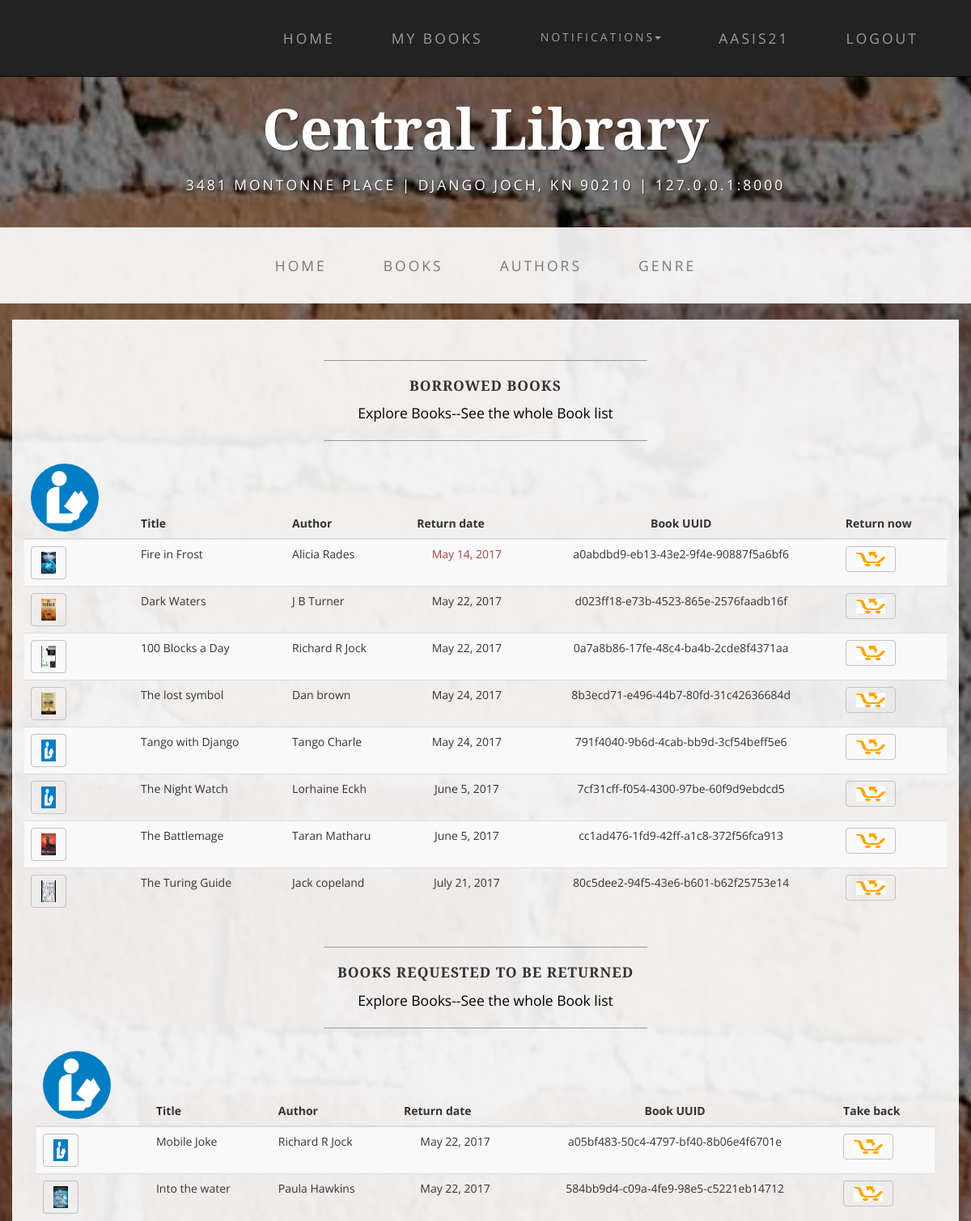
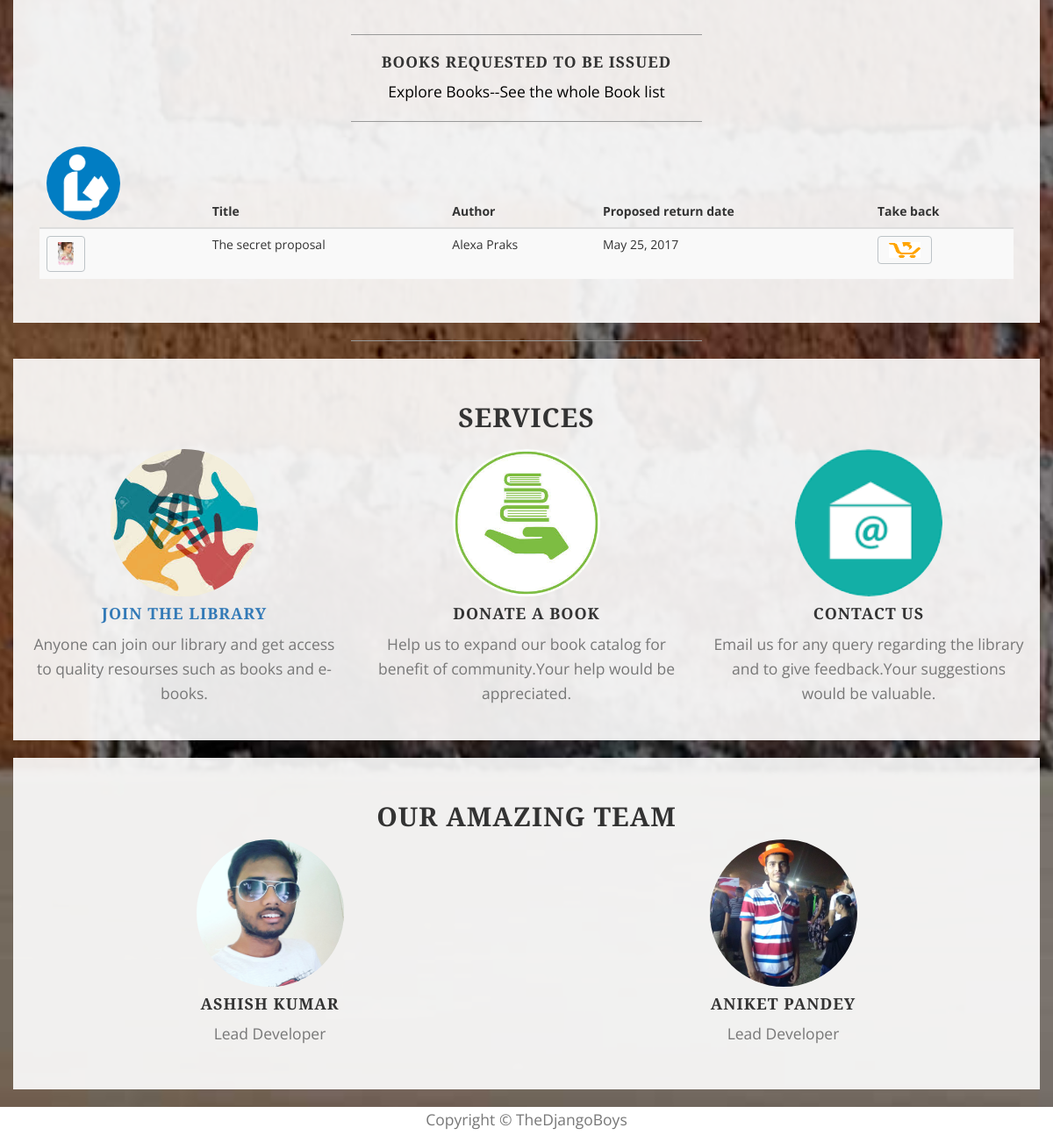
/lib/mybooks/ (signed in), run on the app's committed database (2 pictures, top to bottom).
### mylib/models.py (models this page shows, shortened)
class BookInstance(models.Model):
    id=models.UUIDField(primary_key=True,default=uuid.uuid4)
    book=models.ForeignKey('Book',on_delete=models.SET_NULL,null=True)
    imprint=models.CharField(max_length=200,blank=True)
    due_back=models.DateField(null=True,blank=True)
    borrower=models.ForeignKey(User,on_delete=models.SET_NULL,null=True,blank=True)
    RETURN_STATUS = (
        ('r', 'Return'),
        ('c', 'Confirm'),
        ('f','Fake request'),
    )
    LOAN_STATUS=(
        ('m','Maintainance'),
        ('o','On_loan'),
        ('a','Available'),
        ('r','Reserved'),
    )
    status=models.CharField(max_length=1,choices=LOAN_STATUS,default='a')
    rtn_status = models.CharField(max_length=1, choices=RETURN_STATUS, null=True, blank=True)
    @property
    def is_overdue(self):
       if date.today()>self.due_back:
            return  True
       return False
    class Meta:
        ordering=["due_back"]
        permissions=(("lib_perms","librarian permissions"),("manage_books","book management"))

class Book(models.Model):
    title=models.CharField(max_length=200)
    author=models.ForeignKey(Author,on_delete=models.SET_NULL,null=True)
    description=models.TextField(max_length=1000,null=True,blank=True)
    genre=models.ManyToManyField(Genre)
    cover = models.ImageField(upload_to=user_directory_path,null=True,blank=True)
    no_instance=models.IntegerField(null=True,blank=True,default=0)
    def image_url(self):
        if self.cover and hasattr(self.cover,'url'):
            return self.cover.url
        else:
            return '/static/1.jpg'

class Author(models.Model):
    name=models.CharField(max_length=200)
    def __str__(self):
        return self.name

class IssueRequest(models.Model):
    user=models.ForeignKey(User,on_delete=models.SET_NULL,null=True,blank=True)
    book=models.ForeignKey(Book,on_delete=models.SET_NULL,null=True,blank=True)
    return_date=models.DateField(null=True, blank=True)
    ISSUE_STATUS = (
        ('r', 'Rejected'),
        ('a', 'Accepted'),
        ('n', 'None'),
    )
    status = models.CharField(max_length=1, choices=ISSUE_STATUS,default='n',null=True,blank=True)

### mylib/views.py (the view)
@login_required
def loaned_book_by_user(request):
    all_loaned=BookInstance.objects.filter(borrower=request.user).filter(status__exact='o').exclude(rtn_status__exact='r').order_by('due_back')
    issue=IssueRequest.objects.filter(user=request.user).filter(status__exact='n')
    rtn=BookInstance.objects.filter(borrower=request.user).filter(status__exact='o').filter(rtn_status__exact='r').order_by('due_back')
    return  render(request,'my_books.html',context={'borrowed':all_loaned,'rtn':rtn,'issue':issue})

### mylib/global_context.py (called while the page is built)
def notice_context(request):
    if request.user.is_authenticated:
        que= Notification.objects.filter(user=request.user)
        re_note = que.values_list('notice', flat=True)
        note=re_note[::-1]
        if note:
            if len(note)>5:
                notice=note[:5]
            else:
                notice=note
        else:
            notice=['Request Book issue for notifications',]
    else:
        notice = ['Request Book issue for notifications',]
        note=['please login']
    return {'notice':notice,'note':note}

### mylib/templates/my_books.html (shortened to what this page needs)
{% extends "index.html" %}
{% load staticfiles %}
{% block content %}
<div class="container box ">
    <div class="row">
        <div class="col-lg-12">
            <hr>
            <h2 class="intro-text text-center">
                <strong>Borrowed books</strong>
            </h2 >
            <a href="{% url 'books' %}"><p class="text-center"> Explore Books--See the whole Book list</p></a>
            <hr>
              {% if borrowed %}
            <table class="table table-striped">
                <thead class="thead-inverse">
                <tr>
                    <th><img src="{% static 'mylib/img/team/lib.jpg' %}" class="img-responsive img-circle center-block" alt="" align="middle" style="width:6em;height:6em;float:left"></th>
                    <th>Title</th>
                    <th>Author</th>
                    <th>Return date</th>
                    <th class="text-center">Book UUID</th>
                    <th>Return now</th>
                </tr>
                </thead>
                <tbody>
                {% for book in borrowed %}
                <tr>
                    <th scope="row"><a class="btn btn-custom"><img src="{{ book.book.image_url }}"  class="img-responsive" alt="" style="width:1em;height:1.5em;float:left"></a></th>
                    <td>{{book.book.title}}</td>
                    <td>{{book.book.author}}</td>
                    {% if book.is_overdue %}
                    <td class="text-danger text-center">{{book.due_back}}</td>
                    {% else %}
                    <td class="text-center">{{book.due_back}}</td>
                    {% endif %}
                    <td class="text-center">{{book.id}}</td>
                    <td><a  href="{% url 'return_book' book.pk %}" class="btn btn-custom"><img src="{% static 'mylib/img/return.png' %}"  class="img-responsive" alt="" style="width:2em;height:1em;"></a></td>
                </tr>
                {% endfor %}
                </tbody>
            </table>
            {% else  %}
            <p class="text-center">There is no book borrowed.Explore Books and make issue request</p>
            {% endif %}
        </div>
         {% if rtn %}
        </div>
        <div class="col-lg-12">
            <hr>
            <h2 class="intro-text text-center">
                <strong>Books Requested to be returned</strong>
            </h2 >
            <a href="{% url 'books' %}"><p class="text-center"> Explore Books--See the whole Book list</p></a>
            <hr>
            <table class="table table-striped">
                <thead class="thead-inverse">
                <tr>
                    <th><img src="{% static 'mylib/img/team/lib.jpg' %}" class="img-responsive img-circle center-block" alt="" align="middle" style="width:6em;height:6em;float:left"></th>
                    <th>Title</th>
                    <th>Author</th>
                    <th>Return date</th>
                    <th class="text-center">Book UUID</th>
                    <th>Take back</th>
                </tr>
                </thead>
                <tbody>
                {% for book in rtn %}
                <tr>
                    <th scope="row"><a class="btn btn-custom"><img src="{{ book.book.image_url }}"  class="img-responsive" alt="" style="width:1em;height:1.5em;float:left"></a></th>
                    <td>{{book.book.title}}</td>
                    <td>{{book.book.author}}</td>
                    {% if book.is_overdue %}
                    <td class="text-danger text-center">{{book.due_back}}</td>
                    {% else %}
                    <td class="text-center">{{book.due_back}}</td>
                    {% endif %}
                    <td class="text-center">{{book.id}}</td>
                    <td><a  href="{% url 'return_book' book.pk %}" class="btn btn-custom"><img src="{% static 'mylib/img/return.png' %}"  class="img-responsive" alt="" style="width:2em;height:1em;"></a></td>
                </tr>
                {% endfor %}
                </tbody>
            </table>
        </div>
        {% endif %}
        {% if issue %}
         <div class="col-lg-12">
            <hr>
            <h2 class="intro-text text-center">
                <strong>Books Requested to be Issued</strong>
            </h2 >
            <a href="{% url 'books' %}"><p class="text-center"> Explore Books--See the whole Book list</p></a>
            <hr>
            <table class="table table-striped">
                <thead class="thead-inverse">
                <tr>
                    <th><img src="{% static 'mylib/img/team/lib.jpg' %}" class="img-responsive img-circle center-block" alt="" align="middle" style="width:6em;height:6em;float:left"></th>
                    <th>Title</th>
                    <th>Author</th>
                    <th>Proposed return date</th>
                    <th>Take back</th>
                </tr>
                </thead>
                <tbody>
                {% for book in issue %}
                <tr>
                    <th scope="row"><a class="btn btn-custom"><img src="{{ book.book.image_url }}"  class="img-responsive" alt="" style="width:1em;height:1.5em;float:left"></a></th>
                    <td>{{book.book.title}}</td>
                    <td>{{book.book.author}}</td>
                    <td>{{book.return_date}}</td>
                    <td><a class="btn btn-custom"><img src="{% static 'mylib/img/return.png' %}"  class="img-responsive" alt="" style="width:2em;height:1em;"></a></td>
                </tr>
                {% endfor %}
                </tbody>
            </table>
        </div>
        {% endif %}
    </div>
{% endblock content %}

### mylib/templates/index.html (shortened to what this page needs)
<!DOCTYPE html>
<html lang="en">
{% load staticfiles %}
<head>
    <link href="{% static 'mylib/css/bootstrap.min.css' %}" rel="stylesheet">
    <link href="{% static 'mylib/css/business-casual.css' %}" rel="stylesheet">
</head>
<body>
    <nav id="mainNav" class="navbar navbar-inverse navbar-custom navbar-fixed-top">
        <div class="container">
            <div class="collapse navbar-collapse" id="bs-example-navbar-collapse-1">
                 <ul class="nav navbar-nav navbar-right">
                    <li>
                        <a href="{% url 'index' %}">Home</a>
                    </li>
                    {% if user.is_authenticated %}
                    <li><a href="{% url 'my_books' %}">My Books</a></li>
                     <li class="dropdown">
                         <a class="btn btn-link dropdown-toggle" data-toggle="dropdown"type="button">Notifications<span class="caret"></span></a>
                     </li>
                    {% endif %}
                    {% if user.is_authenticated %}
                    <li><a href="#">{{user.get_username}}</a></li>
                    <li><a href="{% url 'logout' %}?next={{request.path}}">Logout</a></li>
                    {% else %}
                    <li><a href="{% url 'login' %}?next={{request.path}}">Login</a></li>
                     <li><a href="{% url 'sign_in' %}?next={{request.path}}">Sign_in</a></li>
                    {% endif %}
                </ul>
            </div>
        </div>
    </nav>
    <div class="brand main">Central Library</div>
    <div class="address-bar">3481 Montonne Place | Django joch, KN 90210 | 127.0.0.1:8000</div>
    <nav class="navbar navbar-default" role="navigation">
        <div class="container">
            <div class="collapse navbar-collapse" id="bs-example-navbar-collapse-1">
                <ul class="nav navbar-nav">
                    <li>
                        <a href="{% url 'index' %}">Home</a>
                    </li>
                    <li>
                        <a href="{% url 'books' %}">Books</a>
                    </li>
                    <li>
                        <a href="{% url 'authors' %}">Authors</a>
                    </li>
                    <li>
                        <a href=#>Genre</a>
                    </li>
                </ul>
            </div>
        </div>
    </nav>
    {% block content  %}{% endblock %}
    <hr>
    <section id="services">
        <div class="container box ">
            <div class="row ">
                <div class="col-lg-12 text-center">
                    <h2 class="section-heading">Services</h2>
                </div>
            </div>
            <div class="row text-center">
                <div class="col-md-4">
                    <span>
                        <img src={% static "mylib/img/service/1.jpg" %}   class="img-responsive img-circle center-block" style="width:12em;height:12em" alt="" align="middle">
                    </span>
                    <h4 class="service-heading"><a href="{% url 'sign_in' %}">Join The Library</a></h4>
                    <p class="text-muted">Anyone can join our library and get access to quality resourses such as books and e-books.</p>
                </div>
                <div class="col-md-4">
                    <span>
                        <img src={% static "mylib/img/service/2.jpg" %}   class="img-responsive img-circle center-block" style="width:12em;height:12em" alt="" align="middle">
                    </span>
                    <h4 class="service-heading">Donate a Book</h4>
                    <p class="text-muted">Help us to expand our book catalog for benefit of community.Your help would be appreciated. </p>
                </div>
                <div class="col-md-4">
                    <span>
                        <img src={% static "mylib/img/service/3.png" %}   class="img-responsive img-circle  center-block" style="width:12em;height:12em" alt="" align="middle">
                    </span>
                    <h4 class="service-heading">Contact Us</h4>
                    <p class="text-muted">Email us for any query regarding the library and to give feedback.Your suggestions would be valuable.</p>
                </div>
            </div>
        </div>
        </section>
    <section id="team" class="bg-light-gray">
        <div class="container box">
            <div class="row">
                <div class="col-lg-12 text-center">
                    <h2 class="section-heading">Our Amazing Team</h2>
                </div>
            </div>
            <div class="row">
                <div class="col-sm-6">
                    <div class="team-member text-center">
                        <img src={% static "mylib/img/team/1.jpg" %}   class="img-responsive img-circle center-block" style="width:12em;height:12em" alt="" align="middle">
                        <h4>Ashish Kumar</h4>
                        <p class="text-muted">Lead Developer</p>
                    </div>
                </div>
                <div class="col-sm-6 text-center">
                    <div class="team-member">
                        <img src="{% static "mylib/img/team/2.jpg" %}" class="img-responsive img-circle center-block"  style="width:12em;height:12em" alt="">
                        <h4>Aniket Pandey</h4>
                        <p class="text-muted">Lead Developer</p>
                    </div>
                </div>
            </div>
            <div class="row">
                <div class="col-lg-8 col-lg-offset-2 text-center">
                </div>
            </div>
        </div>
    </section>
    <div class="col-lg-12 text-center " style="background:white;height:40px">
        <p class="text-muted">Copyright &copy; TheDjangoBoys</p>
    </div>
</body>
</html>

### mylib/templates/index.html (style rules this page uses)
#mainNav { background-color:light; }
.main { margin-top:80px; }

### data on the page
BookInstance: book.image_url (picture), book "Fire in Frost", book.author "Alicia Rades", due_back "May 14, 2017", id "a0abdbd9-eb13-43e2-9f4e-90887f5a6bf6"
BookInstance: book.image_url (picture), book "Dark Waters", book.author "J B Turner", due_back "May 22, 2017", id "d023ff18-e73b-4523-865e-2576faadb16f"
BookInstance: book.image_url (picture), book "100 Blocks a Day", book.author "Richard R Jock", due_back "May 22, 2017", id "0a7a8b86-17fe-48c4-ba4b-2cde8f4371aa"
BookInstance: book.image_url (picture), book "The lost symbol", book.author "Dan brown", due_back "May 24, 2017", id "8b3ecd71-e496-44b7-80fd-31c42636684d"
BookInstance: book "Tango with Django", book.author "Tango Charle", due_back "May 24, 2017", id "791f4040-9b6d-4cab-bb9d-3cf54beff5e6"
BookInstance: book "The Night Watch", book.author "Lorhaine Eckh", due_back "June 5, 2017", id "7cf31cff-f054-4300-97be-60f9d9ebdcd5"
BookInstance: book.image_url (picture), book "The Battlemage", book.author "Taran Matharu", due_back "June 5, 2017", id "cc1ad476-1fd9-42ff-a1c8-372f56fca913"
BookInstance: book.image_url (picture), book "The Turing Guide", book.author "Jack copeland", due_back "July 21, 2017", id "80c5dee2-94f5-43e6-b601-b62f25753e14"
BookInstance: shows a picture, book "Mobile Joke", book.author "Richard R Jock", due_back "May 22, 2017", id "a05bf483-50c4-4797-bf40-8b06e4f6701e"
BookInstance: book.image_url (picture), book "Into the water", book.author "Paula Hawkins", due_back "May 22, 2017", id "584bb9d4-c09a-4fe9-98e5-c5221eb14712"
IssueRequest: book.image_url (picture), book "The secret proposal", book.author "Alexa Praks", return_date "May 25, 2017"

### other printed values
{{ user.get_username }} "AASIS21"
